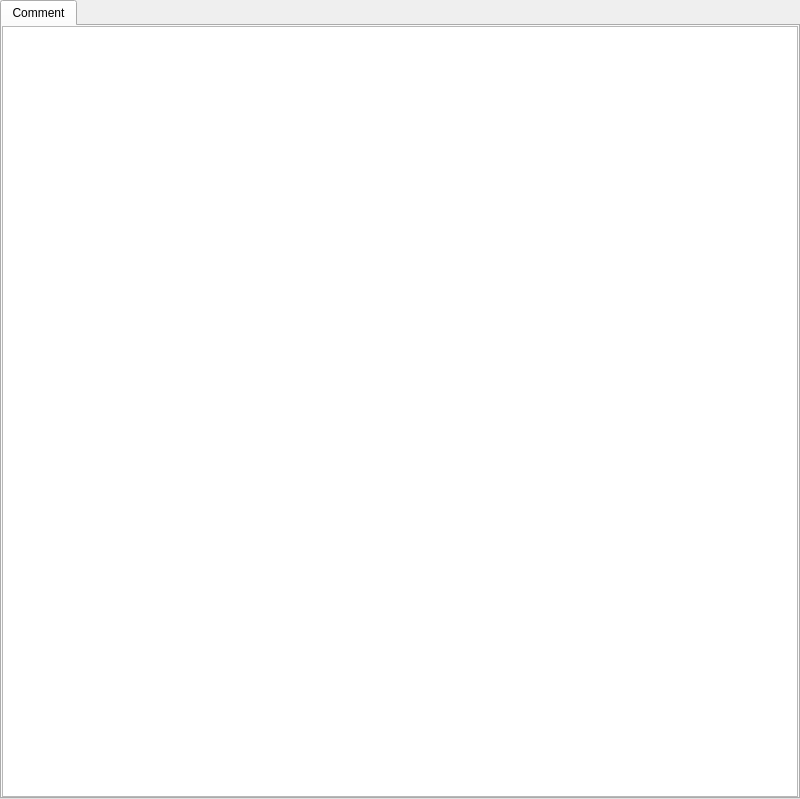
<ui version="4.0" >
 <class>HotkeysWidgetBase</class>
 <widget class="QWidget" name="HotkeysWidgetBase" >
  <property name="geometry" >
   <rect>
    <x>0</x>
    <y>0</y>
    <width>800</width>
    <height>799</height>
   </rect>
  </property>
  <layout class="QVBoxLayout" name="verticalLayout" >
   <property name="margin" >
    <number>0</number>
   </property>
   <item>
    <widget class="QTabWidget" name="tabs" >
     <property name="currentIndex" >
      <number>0</number>
     </property>
     <widget class="QWidget" name="comment_tab" >
      <attribute name="title" >
       <string>Comment</string>
      </attribute>
      <layout class="QVBoxLayout" name="verticalLayout_2" >
       <property name="margin" >
        <number>0</number>
       </property>
       <item>
        <widget class="KTextEdit" name="comment" />
       </item>
      </layout>
     </widget>
    </widget>
   </item>
  </layout>
 </widget>
 <customwidgets>
  <customwidget>
   <class>KTextEdit</class>
   <extends>QTextEdit</extends>
   <header>ktextedit.h</header>
  </customwidget>
 </customwidgets>
 <connections/>
</ui>
